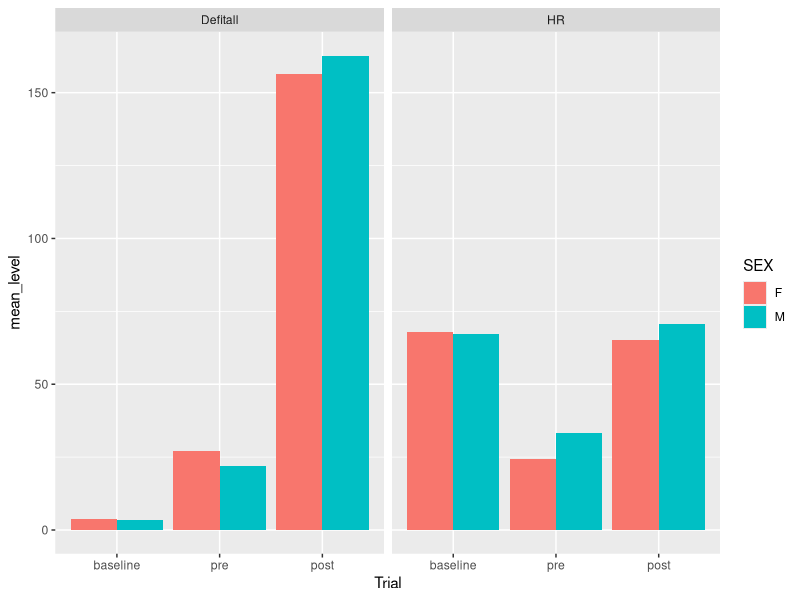

Generate this figure with R:
#Class_RelationalChallenge_1

library(tidyverse)

relational_1_HR <- read_csv("data/relational_1_HR.csv")
relational_1_income <- read_csv("data/relational_1_income.csv")

relational_HR_income_join <- relational_1_HR%>%
  separate(`Blood Pressure`, into = c("Systolic","Diastolic"))%>%
  rename(Subject_ID = Patient_ID)%>%
  left_join(relational_1_income, by = "Subject_ID")%>%
  separate(Trial, into = c("Trial","Measurement"))

relational_means <- relational_HR_income_join%>%
  filter(SEX %in% c("F", "M"))%>%
  group_by(Trial, SEX, Measurement)%>%
  summarise(mean_level = mean(Levels, na.rm=TRUE))

ggplot(relational_means, aes(x = Trial, y = mean_level))+
  geom_bar(aes(fill = SEX), stat = "identity", position = "dodge")+
  facet_wrap(~Measurement)+
  scale_x_discrete(limits = c("baseline", "pre", "post"))
